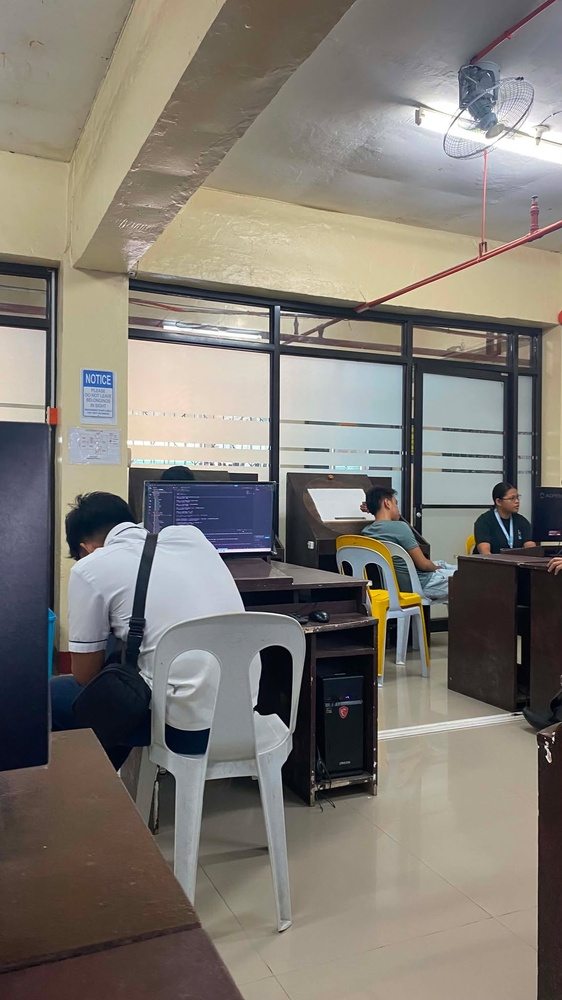
#> input picture Resources/Photos/al.jpg, 562 x 1000 px, shrunk from 1152 x 2048 before the run
$ python thresh.py
#> lines starting #> are read from the running program, lines starting #| are printed output that depends on the picture; after the words box and inside, x2 and y2 are one past the last pixel; in counts of white or black regions, pixels touching at a corner belong together
#pylint:disable=no-member

import cv2 as cv

img = cv.imread('../Resources/Photos/al.jpg')
#> img is the input picture: shape (1000, 562, 3); mean B, G, R 115.1, 122.3, 127.3
cv.imshow('Cats', img)

gray = cv.cvtColor(img, cv.COLOR_BGR2GRAY)
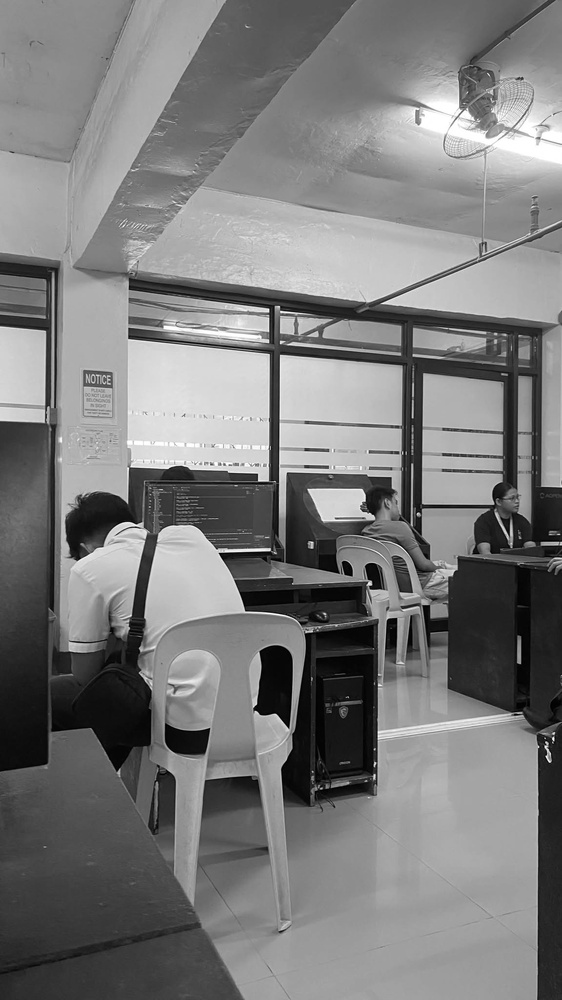
#> gray: shape (1000, 562); min 0, max 255, mean 123
cv.imshow('Gray', gray)

# Simple Thresholding
threshold, thresh = cv.threshold(gray, 150, 255, cv.THRESH_BINARY )
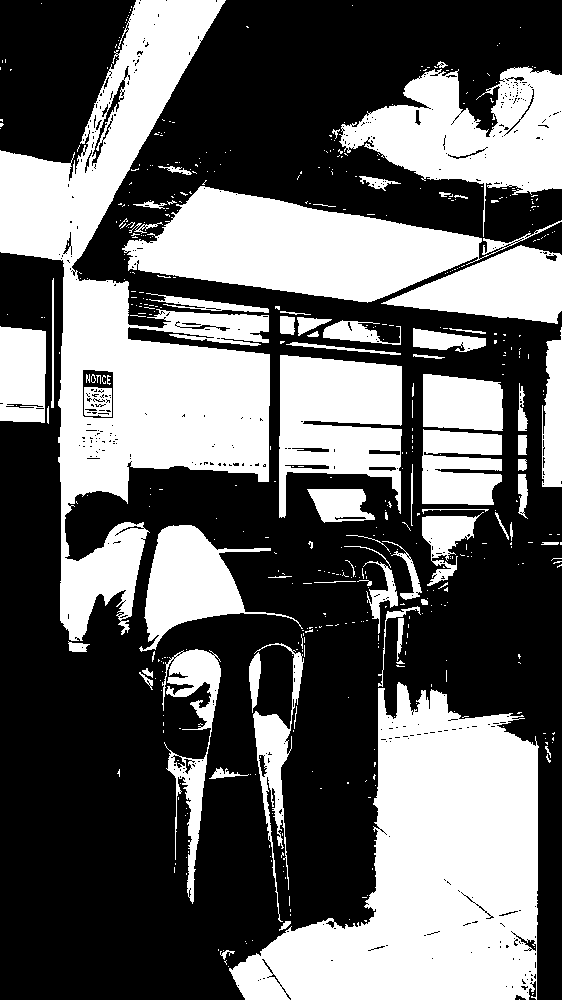
#> thresh: shape (1000, 562); 40.3% white; 521 white regions (448 under 20 px), largest, box (x1, y1, x2, y2) and area: (0, 0, 270, 641) 61018, (229, 682, 539, 1000) 55178, (122, 186, 562, 303) 24867
cv.imshow('Simple Thresholded', thresh)

threshold, thresh_inv = cv.threshold(gray, 150, 255, cv.THRESH_BINARY_INV )
cv.imshow('Simple Thresholded Inverse', thresh_inv)

# Adaptive Thresholding
adaptive_thresh = cv.adaptiveThreshold(gray, 255, cv.ADAPTIVE_THRESH_GAUSSIAN_C, cv.THRESH_BINARY_INV, 11, 9)
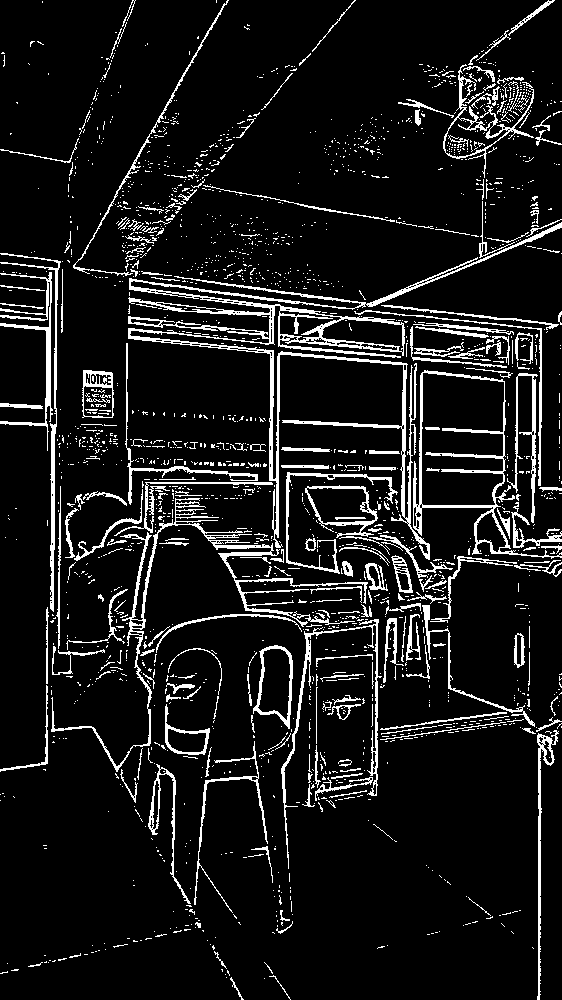
#> adaptive_thresh: shape (1000, 562); 9.5% white in thin lines or dots
cv.imshow('Adaptive Thresholding', adaptive_thresh)

cv.waitKey(0)

$ run again, with Resources/Photos/dogcat.jpg copied over Resources/Photos/al.jpg
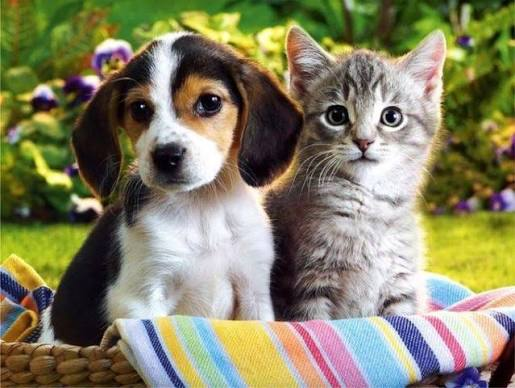
#> input picture Resources/Photos/dogcat.jpg, 515 x 388 px
#> img is the input picture: shape (388, 515, 3); mean B, G, R 100.6, 130.1, 133
#> `threshold, thresh = cv.threshold(gray, 150, 255, cv.THRESH_BINARY )`:
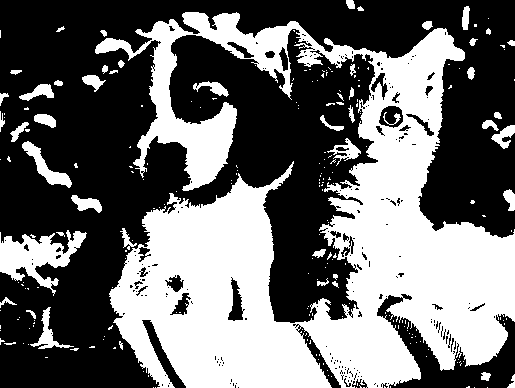
#> thresh: shape (388, 515); 42.2% white; 235 white regions (186 under 20 px), largest, box (x1, y1, x2, y2) and area: (95, 12, 515, 388) 76104, (0, 230, 87, 296) 2498, (22, 141, 72, 188) 673
#> `adaptive_thresh = cv.adaptiveThreshold(gray, 255, cv.ADAPTIVE_THRESH_G..`:
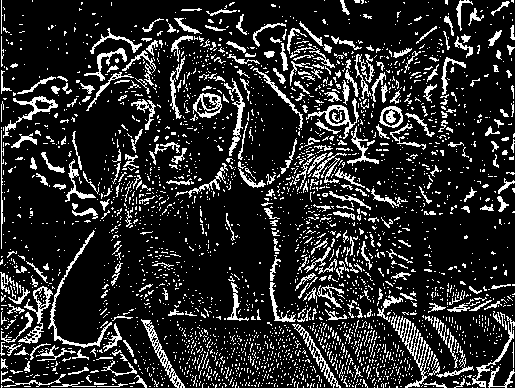
#> adaptive_thresh: shape (388, 515); 16.5% white in thin lines or dots

$ run again, with Resources/Photos/ek.jpg copied over Resources/Photos/al.jpg
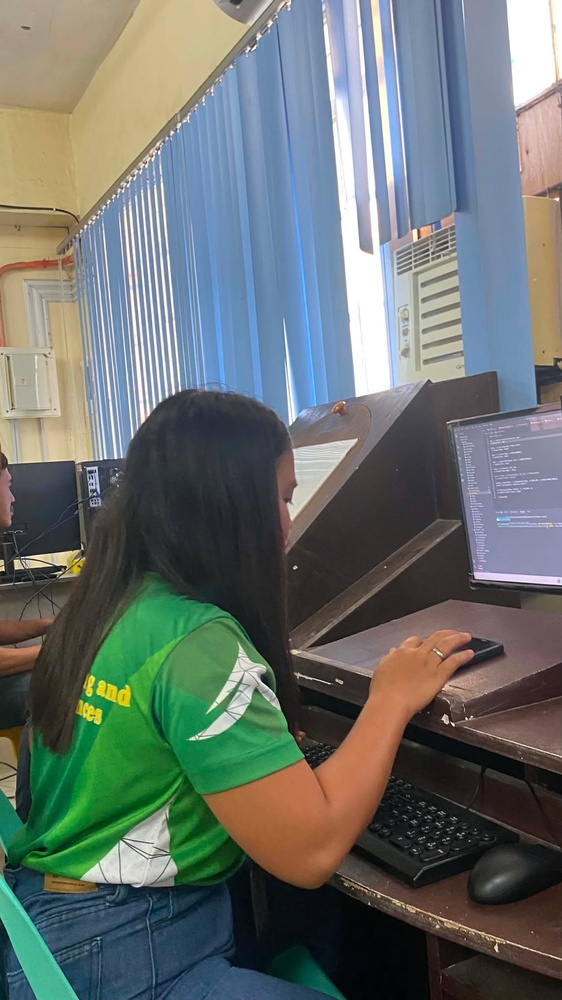
#> input picture Resources/Photos/ek.jpg, 562 x 1000 px, shrunk from 1152 x 2048 before the run
#> img is the input picture: shape (1000, 562, 3); mean B, G, R 109.4, 113.1, 104.5
#> `threshold, thresh = cv.threshold(gray, 150, 255, cv.THRESH_BINARY )`:
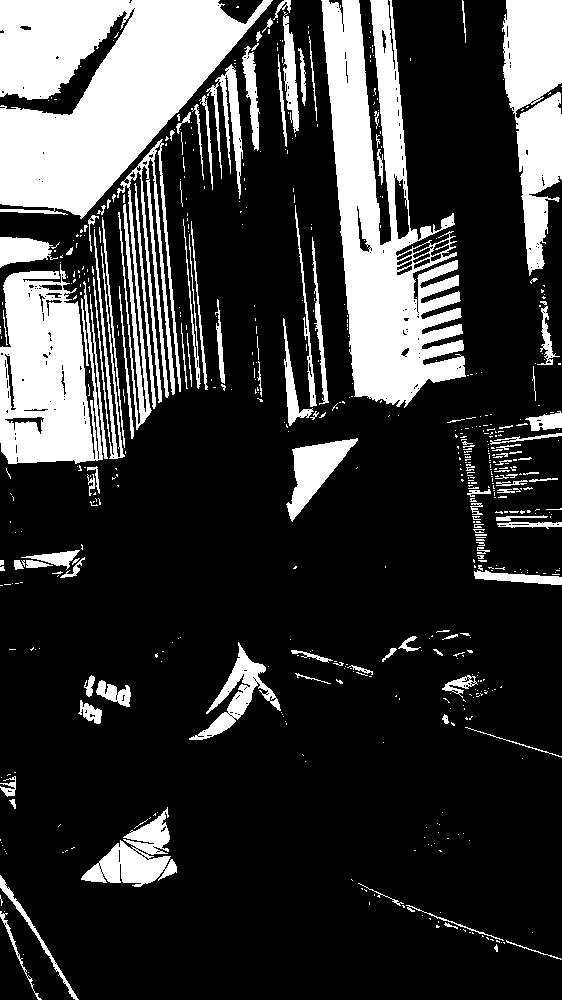
#> thresh: shape (1000, 562); 22.4% white; 596 white regions (479 under 20 px), largest, box (x1, y1, x2, y2) and area: (0, 0, 273, 219) 35156, (321, 0, 466, 408) 28262, (0, 264, 103, 464) 15001
#> `adaptive_thresh = cv.adaptiveThreshold(gray, 255, cv.ADAPTIVE_THRESH_G..`:
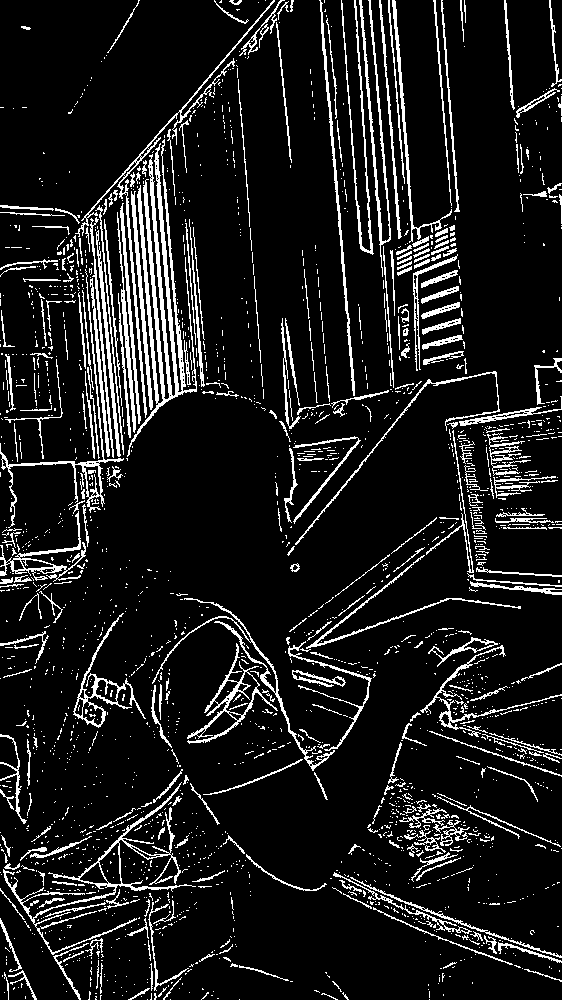
#> adaptive_thresh: shape (1000, 562); 10.8% white in thin lines or dots
